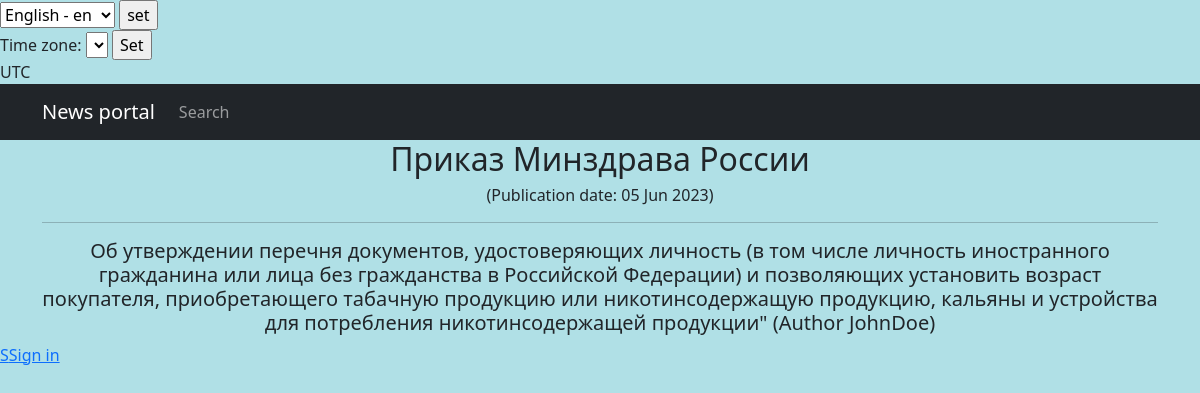
Page /news/64 on the committed database.
### chitchat/models.py (models this page shows, shortened)
class Post(models.Model):
    news = 'N'
    article = 'A'
    POST_TYPES = [
        (news, gettext_lazy('News')),
        (article, gettext_lazy('Article'))
    ]
    author = models.ForeignKey(
        Author,
        on_delete=models.CASCADE,
        verbose_name=gettext_lazy('Author'),
    )
    post_type = models.CharField(
        max_length=1,
        choices=POST_TYPES,
        default=article,
        verbose_name=gettext_lazy('Post type'),
        help_text=gettext_lazy('Choose a post type'),
    )
    time_creation = models.DateTimeField(auto_now_add=True)
    post_category = models.ManyToManyField(Category, through='PostCategory', verbose_name=gettext_lazy('Category'))
    title = models.CharField(
        max_length=100,
        unique=True,
        verbose_name=gettext_lazy('Heading'),
    )
    text = models.TextField(verbose_name=gettext_lazy('Text'))
    rating = models.IntegerField(default=0, verbose_name=gettext_lazy('Rating'))
    class Meta:
        verbose_name = _('Post')
        verbose_name_plural = _('Posts')

class Author(models.Model):
    authorUser = models.OneToOneField(
        User,
        on_delete=models.CASCADE,
        verbose_name=gettext_lazy('Author'),
    )
    ratingAuthor = models.IntegerField(
        default=0,
        verbose_name=gettext_lazy('Rating'),
    )
    class Meta:  #  Возвращает название категории во множественном или единственном числе в админпанеле
        verbose_name = _('Author')
        verbose_name_plural = _('Authors')

### chitchat/views.py (the view)
# urls.py: path('<int:pk>', PostDetail.as_view(), name='post_detail'),
class PostDetail(DetailView):
    model = Post
    template_name = 'post.html'
    context_object_name = 'post'
    queryset = Post.objects.all()
    def get_object(self, *args, **kwargs):  # переопределяем метод получения объекта, как ни странно
        obj = cache.get(f'post-{self.kwargs["pk"]}', None)
        if not obj:
            obj = super().get_object(queryset=self.queryset)
            cache.set(f'post-{self.kwargs["pk"]}', obj)
        return obj

### chitchat/templatetags/censor_filter.py (called while the page is built)
@register.filter()
def censor(text):
    for word in text.split():
        if word.lower() in RUDE_WORDS:
            text = text.replace(word, f"{word[0]}{'*'*(len(word)-1)}")
    return text

### templates/post.html (shortened to what this page needs)
{% extends 'flatpages/default.html' %}
{% load censor_filter %}
{% load i18n %}
{% block content %}
<h2>{{ post.title }}</h2>
<h6> ({% trans 'Publication date:' %} {{ post.time_creation|date:'d M Y' }}) </h6>
<hr>
<h5>{{ post.text|censor }} ({% trans 'Author' %} {{ post.author.authorUser }})</h5>
{% endblock content %}

### rows in the picture
Post: title "Приказ Минздрава России", time_creation "05 Jun 2023", text|censor "Об утверждении перечня документов, удостоверяющих личность (в том числе личность иностранного гражданина или лица без гражданства в Российской Федерации) и позволяющих установить возраст покупателя, приобретающего табачную продукцию или никотинсодержащую продукцию, кальяны и устройства для потребления никотинсодержащей продукции\"", author.authorUser "JohnDoe"

### other values in the picture
{{ TIME_ZONE }} "UTC"
form field language "English - en"
